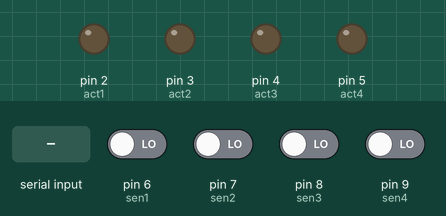
Recording of a sketch running on a simulated Arduino Mega 2560, built with avr-gcc and run on an emulated ATmega2560. On the bench: output pins drawn as LEDs (lit = HIGH). The inputs (shaded band) are chosen by the test bench; at power-on: pin 6 (sen1), pin 7 (sen2), pin 8 (sen3), pin 9 (sen4) LOW.

Above: at 1.2 s.
1.3 s: "p1=1\n" received over the second serial link
At 1.7 s:
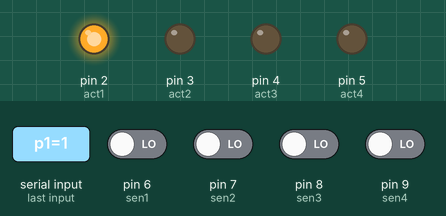
2.8 s: "p2=1\n" received over the second serial link
At 4.0 s:
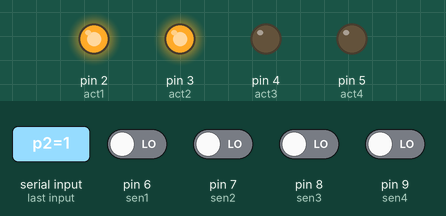
4.3 s: "p1=0\n" received over the second serial link
At 5.2 s:
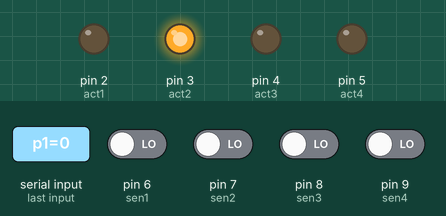
5.8 s: "p3=1\n" received over the second serial link
At 6.4 s:
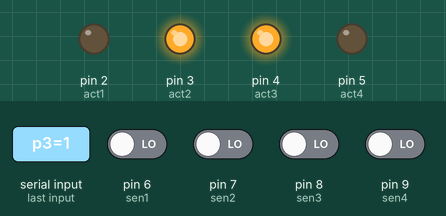
7.3 s: "p2=0\n" received over the second serial link
At 8.5 s:
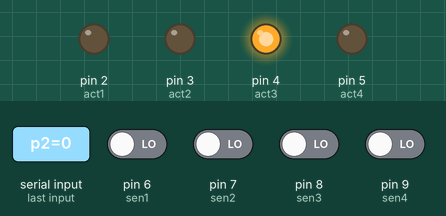
8.8 s: "p4=1\n" received over the second serial link
At 9.9 s:
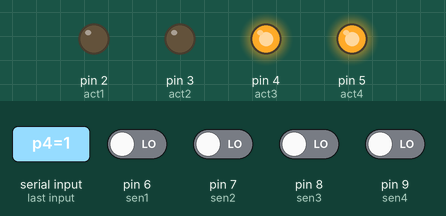
Timing chart, 0 to 11.3 s (numbered marks = the images above; inputs shaded):
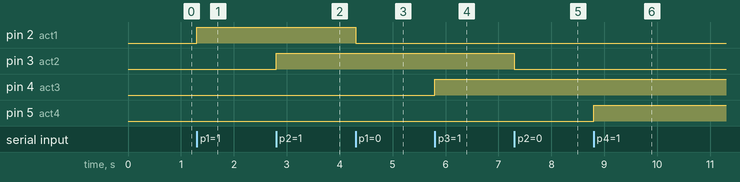

Measured:
- after the input at 1.3 s, pin 2 (act1): LOW → HIGH at once
- after the input at 2.8 s, pin 3 (act2): LOW → HIGH at once
- after the input at 4.3 s, pin 2 (act1): HIGH → LOW at once
- after the input at 5.8 s, pin 4 (act3): LOW → HIGH at once
- after the input at 7.3 s, pin 3 (act2): HIGH → LOW at once
- after the input at 8.8 s, pin 5 (act4): LOW → HIGH at once

The sketch:

nodecum_mega.ino
```cpp
/*
  SerialPassthrough sketch

  Some boards, like the Arduino 101, the MKR1000, Zero, or the Micro, have one
  hardware serial port attached to Digital pins 0-1, and a separate USB serial
  port attached to the IDE Serial Monitor. This means that the "serial
  passthrough" which is possible with the Arduino UNO (commonly used to interact
  with devices/shields that require configuration via serial AT commands) will
  not work by default.

  This sketch allows you to emulate the serial passthrough behaviour. Any text
  you type in the IDE Serial monitor will be written out to the serial port on
  Digital pins 0 and 1, and vice-versa.

  On the 101, MKR1000, Zero, and Micro, "Serial" refers to the USB Serial port
  attached to the Serial Monitor, and "Serial1" refers to the hardware serial
  port attached to pins 0 and 1. This sketch will emulate Serial passthrough
  using those two Serial ports on the boards mentioned above, but you can change
  these names to connect any two serial ports on a board that has multiple ports.

  created 23 May 2016
  by Erik Nyquist
*/
String recive_from_nodemcu = "";
/*PUERTOS ACTUADOR*/
int act1 = 2;
int act2 = 3;
int act3 = 4;
int act4 = 5;

/*PUERTOS SENSOR*/
int sen1 = 6;
int sen2 = 7;
int sen3 = 8;
int sen4 = 9;

/*ESTADO TOUCH*/
int sen1_val = 0;
int sen2_val = 0;
int sen3_val = 0;
int sen4_val = 0;

String url_sensor = "";

void setup() {
  Serial.begin(115200);
  Serial3.begin(115200);


  pinMode(act1, OUTPUT);
  pinMode(act2, OUTPUT);
  pinMode(act3, OUTPUT);
  pinMode(act4, OUTPUT);


}

void actuador(){


   if (recive_from_nodemcu.indexOf("p1=0") != -1){
        digitalWrite(act1, LOW);
      }

      if (recive_from_nodemcu.indexOf("p1=1") != -1){
        digitalWrite(act1, HIGH);
      }

      if (recive_from_nodemcu.indexOf("p2=0") != -1){
        digitalWrite(act2, LOW);
      }

      if (recive_from_nodemcu.indexOf("p2=1") != -1){
        digitalWrite(act2, HIGH);
      }

      if (recive_from_nodemcu.indexOf("p3=0") != -1){
        digitalWrite(act3, LOW);
      }

      if (recive_from_nodemcu.indexOf("p3=1") != -1){
        digitalWrite(act3, HIGH);
      }

      if (recive_from_nodemcu.indexOf("p4=0") != -1){
        digitalWrite(act4, LOW);
      }

      if (recive_from_nodemcu.indexOf("p4=1") != -1){
        digitalWrite(act4, HIGH);
      }
}


void sensor(){

    sen1_val=digitalRead(sen1);
    sen2_val=digitalRead(sen2);
    sen3_val=digitalRead(sen3);
    sen4_val=digitalRead(sen4);

    url_sensor="&p1=";
    url_sensor+=sen1_val;
    url_sensor+="&p2=";
    url_sensor+=sen2_val;
    url_sensor+="&p3=";
    url_sensor+=sen3_val;
    url_sensor+="&p4=";
    url_sensor+=sen4_val;

    //Send SERIAL to NodeMCU
    Serial3.println(url_sensor);


}


void loop() {

    Serial3.println("g_act");
    recive_from_nodemcu=Serial3.readStringUntil('\n');
    actuador();/*SENSOR*/


    Serial3.println("s_sen");
    sensor();/*SENSOR*/


}
```
